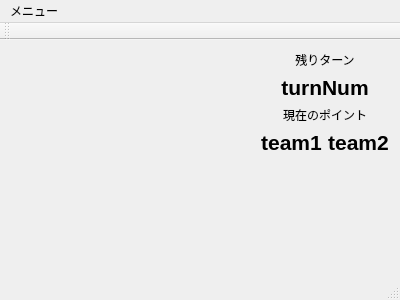
<?xml version="1.0" encoding="UTF-8"?>
<ui version="4.0">
 <class>MainWindow</class>
 <widget class="QMainWindow" name="MainWindow">
  <property name="geometry">
   <rect>
    <x>0</x>
    <y>0</y>
    <width>400</width>
    <height>300</height>
   </rect>
  </property>
  <property name="windowTitle">
   <string>MainWindow</string>
  </property>
  <widget class="QWidget" name="centralWidget">
   <property name="font">
    <font>
     <family>Meiryo UI</family>
    </font>
   </property>
   <layout class="QHBoxLayout" name="horizontalLayout_4">
    <property name="spacing">
     <number>0</number>
    </property>
    <item>
     <widget class="GameField" name="gamefield">
      <property name="sizePolicy">
       <sizepolicy hsizetype="Expanding" vsizetype="Expanding">
        <horstretch>0</horstretch>
        <verstretch>0</verstretch>
       </sizepolicy>
      </property>
     </widget>
    </item>
    <item>
     <layout class="QVBoxLayout" name="verticalLayout">
      <item>
       <layout class="QVBoxLayout" name="verticalLayout_3">
        <item>
         <widget class="QLabel" name="label">
          <property name="sizePolicy">
           <sizepolicy hsizetype="Preferred" vsizetype="Preferred">
            <horstretch>0</horstretch>
            <verstretch>0</verstretch>
           </sizepolicy>
          </property>
          <property name="maximumSize">
           <size>
            <width>150</width>
            <height>16777215</height>
           </size>
          </property>
          <property name="font">
           <font>
            <family>Meiryo UI</family>
           </font>
          </property>
          <property name="text">
           <string>残りターン</string>
          </property>
          <property name="alignment">
           <set>Qt::AlignCenter</set>
          </property>
         </widget>
        </item>
        <item>
         <widget class="QLabel" name="label_turn">
          <property name="sizePolicy">
           <sizepolicy hsizetype="Preferred" vsizetype="Preferred">
            <horstretch>0</horstretch>
            <verstretch>0</verstretch>
           </sizepolicy>
          </property>
          <property name="maximumSize">
           <size>
            <width>150</width>
            <height>16777215</height>
           </size>
          </property>
          <property name="font">
           <font>
            <family>Meiryo UI</family>
            <pointsize>16</pointsize>
            <weight>75</weight>
            <bold>true</bold>
           </font>
          </property>
          <property name="text">
           <string>turnNum</string>
          </property>
          <property name="textFormat">
           <enum>Qt::AutoText</enum>
          </property>
          <property name="alignment">
           <set>Qt::AlignCenter</set>
          </property>
         </widget>
        </item>
       </layout>
      </item>
      <item>
       <widget class="QLabel" name="labelText">
        <property name="sizePolicy">
         <sizepolicy hsizetype="Preferred" vsizetype="Preferred">
          <horstretch>0</horstretch>
          <verstretch>0</verstretch>
         </sizepolicy>
        </property>
        <property name="maximumSize">
         <size>
          <width>150</width>
          <height>16777215</height>
         </size>
        </property>
        <property name="text">
         <string>現在のポイント</string>
        </property>
        <property name="alignment">
         <set>Qt::AlignCenter</set>
        </property>
       </widget>
      </item>
      <item>
       <layout class="QHBoxLayout" name="horizontalLayout">
        <item>
         <widget class="QLabel" name="label_pointTeam1">
          <property name="sizePolicy">
           <sizepolicy hsizetype="Preferred" vsizetype="Preferred">
            <horstretch>0</horstretch>
            <verstretch>0</verstretch>
           </sizepolicy>
          </property>
          <property name="maximumSize">
           <size>
            <width>75</width>
            <height>16777215</height>
           </size>
          </property>
          <property name="font">
           <font>
            <family>Meiryo UI</family>
            <pointsize>16</pointsize>
            <weight>75</weight>
            <bold>true</bold>
           </font>
          </property>
          <property name="styleSheet">
           <string notr="true"/>
          </property>
          <property name="text">
           <string>team1</string>
          </property>
          <property name="alignment">
           <set>Qt::AlignCenter</set>
          </property>
         </widget>
        </item>
        <item>
         <widget class="QLabel" name="label_pointTeam2">
          <property name="sizePolicy">
           <sizepolicy hsizetype="Preferred" vsizetype="Preferred">
            <horstretch>0</horstretch>
            <verstretch>0</verstretch>
           </sizepolicy>
          </property>
          <property name="maximumSize">
           <size>
            <width>75</width>
            <height>16777215</height>
           </size>
          </property>
          <property name="font">
           <font>
            <family>Meiryo UI</family>
            <pointsize>16</pointsize>
            <weight>75</weight>
            <bold>true</bold>
           </font>
          </property>
          <property name="styleSheet">
           <string notr="true"/>
          </property>
          <property name="text">
           <string>team2</string>
          </property>
          <property name="alignment">
           <set>Qt::AlignCenter</set>
          </property>
         </widget>
        </item>
       </layout>
      </item>
      <item>
       <spacer name="verticalSpacer">
        <property name="orientation">
         <enum>Qt::Vertical</enum>
        </property>
        <property name="sizeType">
         <enum>QSizePolicy::MinimumExpanding</enum>
        </property>
        <property name="sizeHint" stdset="0">
         <size>
          <width>10</width>
          <height>10</height>
         </size>
        </property>
       </spacer>
      </item>
     </layout>
    </item>
   </layout>
  </widget>
  <widget class="QMenuBar" name="menuBar">
   <property name="geometry">
    <rect>
     <x>0</x>
     <y>0</y>
     <width>400</width>
     <height>22</height>
    </rect>
   </property>
   <widget class="QMenu" name="menu">
    <property name="title">
     <string>メニュー</string>
    </property>
    <addaction name="importQR"/>
   </widget>
   <addaction name="menu"/>
  </widget>
  <widget class="QToolBar" name="mainToolBar">
   <attribute name="toolBarArea">
    <enum>TopToolBarArea</enum>
   </attribute>
   <attribute name="toolBarBreak">
    <bool>false</bool>
   </attribute>
  </widget>
  <widget class="QStatusBar" name="statusBar"/>
  <action name="setting">
   <property name="text">
    <string>設定</string>
   </property>
  </action>
  <action name="importQR">
   <property name="text">
    <string>QRからインポート</string>
   </property>
  </action>
 </widget>
 <layoutdefault spacing="6" margin="11"/>
 <customwidgets>
  <customwidget>
   <class>GameField</class>
   <extends>QFrame</extends>
   <header>gamefield.h</header>
   <container>1</container>
  </customwidget>
 </customwidgets>
 <resources/>
 <connections/>
</ui>
